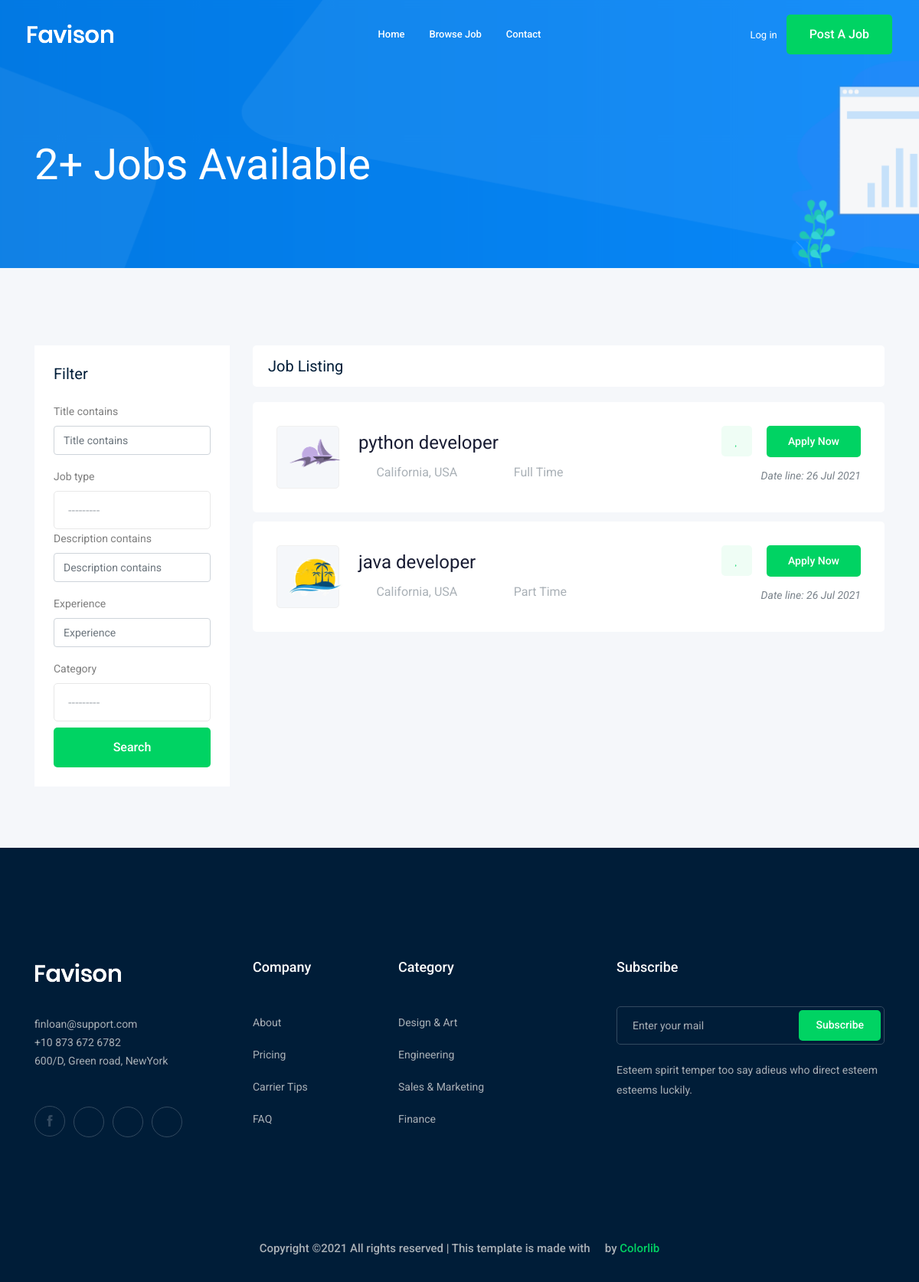
The page /jobs/?page=2 on the database as committed earlier.
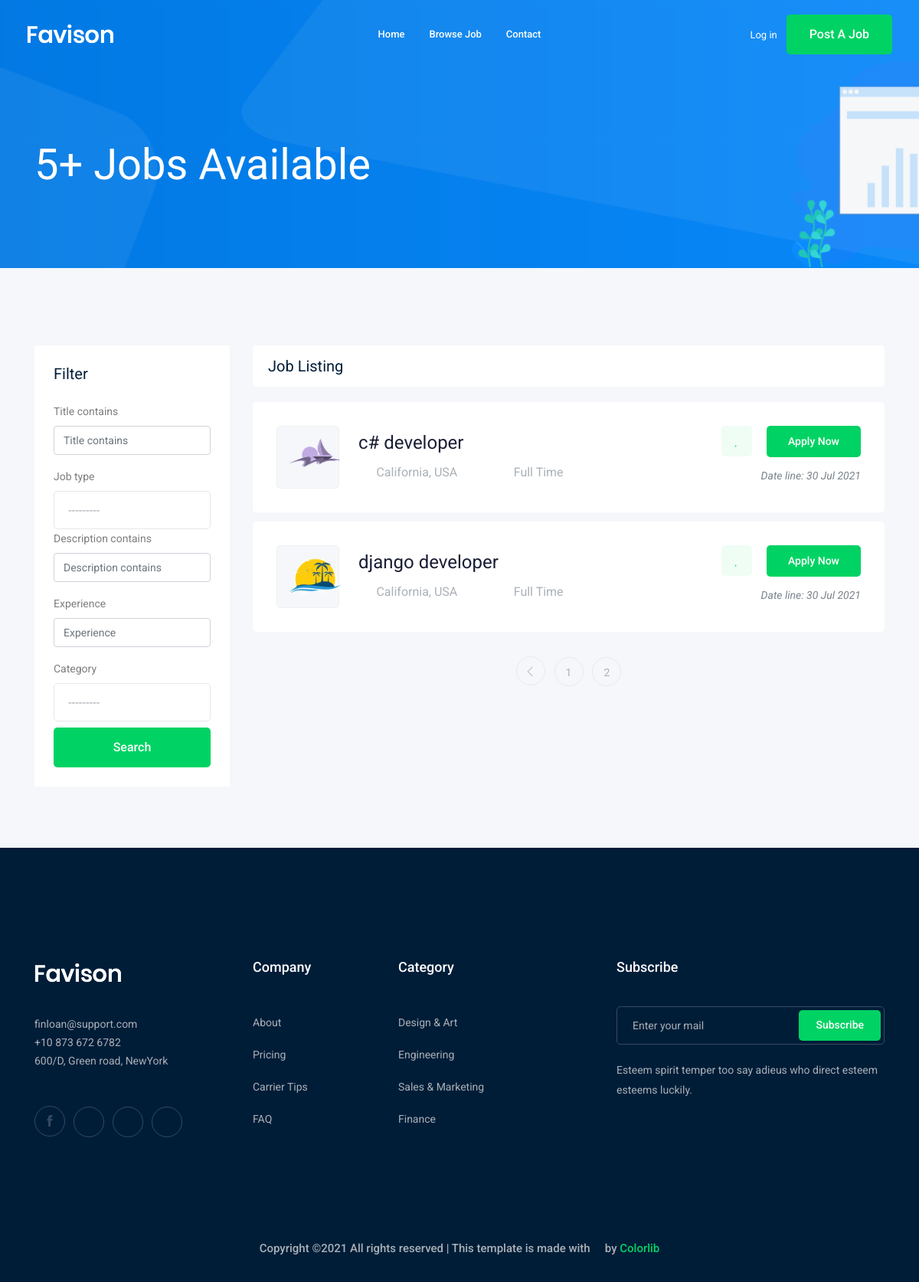
The same page on the database as committed later.
### job/models.py (models this page shows, shortened)
class Job(models.Model):
    owner=models.ForeignKey(User,related_name='job_owner',on_delete=models.CASCADE)
    title= models.CharField(max_length=100)
    job_type= models.CharField(max_length=15,choices=JOB_TYPE,default='Full Time')
    description=models.TextField(max_length=1000,null=True)
    published_at=models.DateTimeField(auto_now=True)
    vacancy=models.IntegerField(default=1)
    salary=models.IntegerField(default=0)
    experience=models.IntegerField(default=1)
    category=models.ForeignKey('Category',on_delete=models.CASCADE)
    image=models.ImageField(upload_to=image_upload)
    slug=models.SlugField(blank=True,null=True)
    def __str__(self):
        return self.title

### job/views.py (the view)
# urls.py: path('', views.job_list,name='job_list'),
def job_list(request):
    job_list=Job.objects.all()
    myfilter=JobFilter(request.GET,queryset=job_list)
    job_list=myfilter.qs
    paginator = Paginator(job_list,3)
    page_number = request.GET.get('page')
    page_obj = paginator.get_page(page_number)
    context={'jobs':page_obj,'job_list':job_list,'myfilter':myfilter}
    return render(request,'job/job_list.html',context)

### job/models.py (called while the page is built)
    def __str__(self):
        return self.name

### job/templates/job/job_list.html (shortened to what this page needs)
{%extends 'base.html'%}
{% load bootstrap5 %}
{% block body %}
    <div class="bradcam_area bradcam_bg_1">
        <div class="container">
            <div class="row">
                <div class="col-xl-12">
                    <div class="bradcam_text">
                        <h3>{{job_list|length}}+ Jobs Available</h3>
                    </div>
                </div>
            </div>
        </div>
    </div>
    <div class="job_listing_area plus_padding">
        <div class="container">
            <div class="row">
                <div class="col-lg-3">
                    <div class="job_filter white-bg">
                        <div class="form_inner white-bg">
                            <h3>Filter</h3>
                            <form method="GET">
                                {%bootstrap_form myfilter.form%}
                                <input type="submit" value="search" class="boxed-btn3 w-100 mt-2">
                            </form>
                        </div>
                    </div>
                </div>
                <div class="col-lg-9">
                    <div class="recent_joblist_wrap">
                        <div class="recent_joblist white-bg ">
                            <div class="row align-items-center">
                                <div class="col-md-6">
                                    <h4>Job Listing</h4>
                                </div>
                            </div>
                        </div>
                    </div>
                    <div class="job_lists m-0">
                        <div class="row">
                            {% for job in jobs %}
                            <div class="col-lg-12 col-md-12">
                                <div class="single_jobs white-bg d-flex justify-content-between">
                                    <div class="jobs_left d-flex align-items-center">
                                        <div class="thumb">
                                            <img src="{{job.image.url}}" alt="" width="70">
                                        </div>
                                        <div class="jobs_conetent">
                                            <a href="{% url 'jobs:job_detail' job.slug %}"><h4>{{job}}</h4></a>
                                            <div class="links_locat d-flex align-items-center">
                                                <div class="location">
                                                    <p> <i class="fa fa-map-marker"></i> California, USA</p>
                                                </div>
                                                <div class="location">
                                                    <p> <i class="fa fa-clock-o"></i> {{job.job_type}}</p>
                                                </div>
                                            </div>
                                        </div>
                                    </div>
                                    <div class="jobs_right">
                                        <div class="apply_now">
                                            <a class="heart_mark" href="#"> <i class="fa fa-heart"></i> </a>
                                            <a href="job_details.html" class="boxed-btn3">Apply Now</a>
                                        </div>
                                        <div class="date">
                                            <p>Date line: {{job.published_at|date:"d M o"}}</p>
                                        </div>
                                    </div>
                                </div>
                            </div>
                            {% endfor%}
                        </div>
                        {%if jobs.has_other_pages%}
                        <div class="row">
                            <div class="col-lg-12">
                                <div class="pagination_wrap">
                                    <ul>
                                        {% if jobs.has_previous %}
                                        <li><a href="?page={{ jobs.previous_page_number }}"> <i class="ti-angle-left"></i> </a></li>
                                        {% endif%}
                                        {%for i in jobs.paginator.page_range%}
                                        <li><a href="?page={{i}}"><span>{{i}}</span></a></li>
                                        {%endfor%}
                                    </ul>
                                </div>
                            </div>
                        </div>
                        {%endif%}
                    </div>
                </div>
            </div>
        </div>
    </div>
{% endblock body%}

### templates/base.html (shortened to what this page needs)
<!doctype html>
<html class="no-js" lang="zxx">
<head>
 {% load static %}
    <link rel="stylesheet" href="{% static 'css/bootstrap.min.css' %}">
    <link rel="stylesheet" href="{% static 'css/owl.carousel.min.css' %}">
    <link rel="stylesheet" href="{% static 'css/magnific-popup.css' %}">
    <link rel="stylesheet" href="{% static 'css/font-awesome.min.css' %}">
    <link rel="stylesheet" href="{% static 'css/themify-icons.css' %}">
    <link rel="stylesheet" href="{% static 'css/nice-select.css' %}">
    <link rel="stylesheet" href="{% static 'css/flaticon.css' %}">
    <link rel="stylesheet" href="{% static 'css/gijgo.css' %}">
    <link rel="stylesheet" href="{% static 'css/animate.min.css' %}">
    <link rel="stylesheet" href="{% static 'css/slicknav.css' %}">
    <link rel="stylesheet" href="{% static 'css/style.css' %}">
</head>
<body>
    <header>
        <div class="header-area ">
            <div id="sticky-header" class="main-header-area">
                <div class="container-fluid ">
                    <div class="header_bottom_border">
                        <div class="row align-items-center">
                            <div class="col-xl-3 col-lg-2">
                                <div class="logo">
                                    <a href="index.html">
                                        <img src="img/logo.png" alt="">
                                    </a>
                                </div>
                            </div>
                            <div class="col-xl-6 col-lg-7">
                                <div class="main-menu  d-none d-lg-block">
                                    <nav>
                                        <ul id="navigation">
                                            <li><a href="index.html">home</a></li>
                                            <li><a href="{% url 'jobs:job_list'%}">Browse Job</a></li>
                                            <li><a href="{% url 'contact:contact'%}">Contact</a></li>
                                        </ul>
                                    </nav>
                                </div>
                            </div>
                            <div class="col-xl-3 col-lg-3 d-none d-lg-block">
                                <div class="Appointment">
                                    {% if request.user.is_authenticated%}
                                    <div class="phone_num d-none d-xl-block">
                                        <a href="{% url 'accounts:profile'%}">{{request.user.first_name}} {{request.user.last_name}}</a>
                                    </div>
                                    {%else%}
                                    <div class="phone_num d-none d-xl-block">
                                        <a href="{% url 'login'%}">Log in</a>
                                    </div>
                                    {%endif%}
                                    <div class="d-none d-lg-block">
                                        <a class="boxed-btn3" href="{% url 'jobs:add_job'%}">Post a Job</a>
                                    </div>
                                </div>
                            </div>
                            <div class="col-12">
                            </div>
                        </div>
                    </div>
                </div>
            </div>
        </div>
    </header>
{% block body%}
{% endblock body %}
    <footer class="footer">
        <div class="footer_top">
            <div class="container">
                <div class="row">
                    <div class="col-xl-3 col-md-6 col-lg-3">
                        <div class="footer_widget wow fadeInUp" data-wow-duration="1s" data-wow-delay=".3s">
                            <div class="footer_logo">
                                <a href="#">
                                    <img src="img/logo.png" alt="">
                                </a>
                            </div>
                            <p>
                                finloan@support.com <br>
                                +10 873 672 6782 <br>
                                600/D, Green road, NewYork
                            </p>
                            <div class="socail_links">
                                <ul>
                                    <li>
                                        <a href="#">
                                            <i class="ti-facebook"></i>
                                        </a>
                                    </li>
                                    <li>
                                        <a href="#">
                                            <i class="fa fa-google-plus"></i>
                                        </a>
                                    </li>
                                    <li>
                                        <a href="#">
                                            <i class="fa fa-twitter"></i>
                                        </a>
                                    </li>
                                    <li>
                                        <a href="#">
                                            <i class="fa fa-instagram"></i>
                                        </a>
                                    </li>
                                </ul>
                            </div>
                        </div>
                    </div>
                    <div class="col-xl-2 col-md-6 col-lg-2">
                        <div class="footer_widget wow fadeInUp" data-wow-duration="1.1s" data-wow-delay=".4s">
                            <h3 class="footer_title">
                                Company
                            </h3>
                            <ul>
                                <li><a href="#">About </a></li>
                                <li><a href="#"> Pricing</a></li>
                                <li><a href="#">Carrier Tips</a></li>
                                <li><a href="#">FAQ</a></li>
                            </ul>
                        </div>
                    </div>
                    <div class="col-xl-3 col-md-6 col-lg-3">
                        <div class="footer_widget wow fadeInUp" data-wow-duration="1.2s" data-wow-delay=".5s">
                            <h3 class="footer_title">
                                Category
                            </h3>
                            <ul>
                                <li><a href="#">Design & Art</a></li>
                                <li><a href="#">Engineering</a></li>
                                <li><a href="#">Sales & Marketing</a></li>
                                <li><a href="#">Finance</a></li>
                            </ul>
                        </div>
                    </div>
                    <div class="col-xl-4 col-md-6 col-lg-4">
                        <div class="footer_widget wow fadeInUp" data-wow-duration="1.3s" data-wow-delay=".6s">
                            <h3 class="footer_title">
                                Subscribe
                            </h3>
                            <form action="#" class="newsletter_form">
                                <input type="text" placeholder="Enter your mail">
                                <button type="submit">Subscribe</button>
                            </form>
                            <p class="newsletter_text">Esteem spirit temper too say adieus who direct esteem esteems
                                luckily.</p>
                        </div>
                    </div>
                </div>
            </div>
        </div>
        <div class="copy-right_text wow fadeInUp" data-wow-duration="1.4s" data-wow-delay=".3s">
            <div class="container">
                <div class="row">
                    <div class="col-xl-12">
                        <p class="copy_right text-center">
Copyright &copy;<script>document.write(new Date().getFullYear());</script> All rights reserved | This template is made with <i class="fa fa-heart-o" aria-hidden="true"></i> by <a href="https://colorlib.com" target="_blank">Colorlib</a>
                        </p>
                    </div>
                </div>
            </div>
        </div>
    </footer>
</body>
</html>

Rows that differ between the two databases and show on the page:
no longer on this page (row edited): Job: image (picture), title "python developer", job_type "Full Time", published_at "26 Jul 2021"
no longer on this page (row edited): Job: image (picture), title "java developer", job_type "Part Time", published_at "26 Jul 2021"
added Job: image (picture), title "c# developer", job_type "Full Time", published_at "30 Jul 2021"
added Job: image (picture), title "django developer", job_type "Full Time", published_at "30 Jul 2021"
Other text that changed with them:
{{ job_list|length }}: "2" → "5"
new list line: "1"
new list line: "2"
